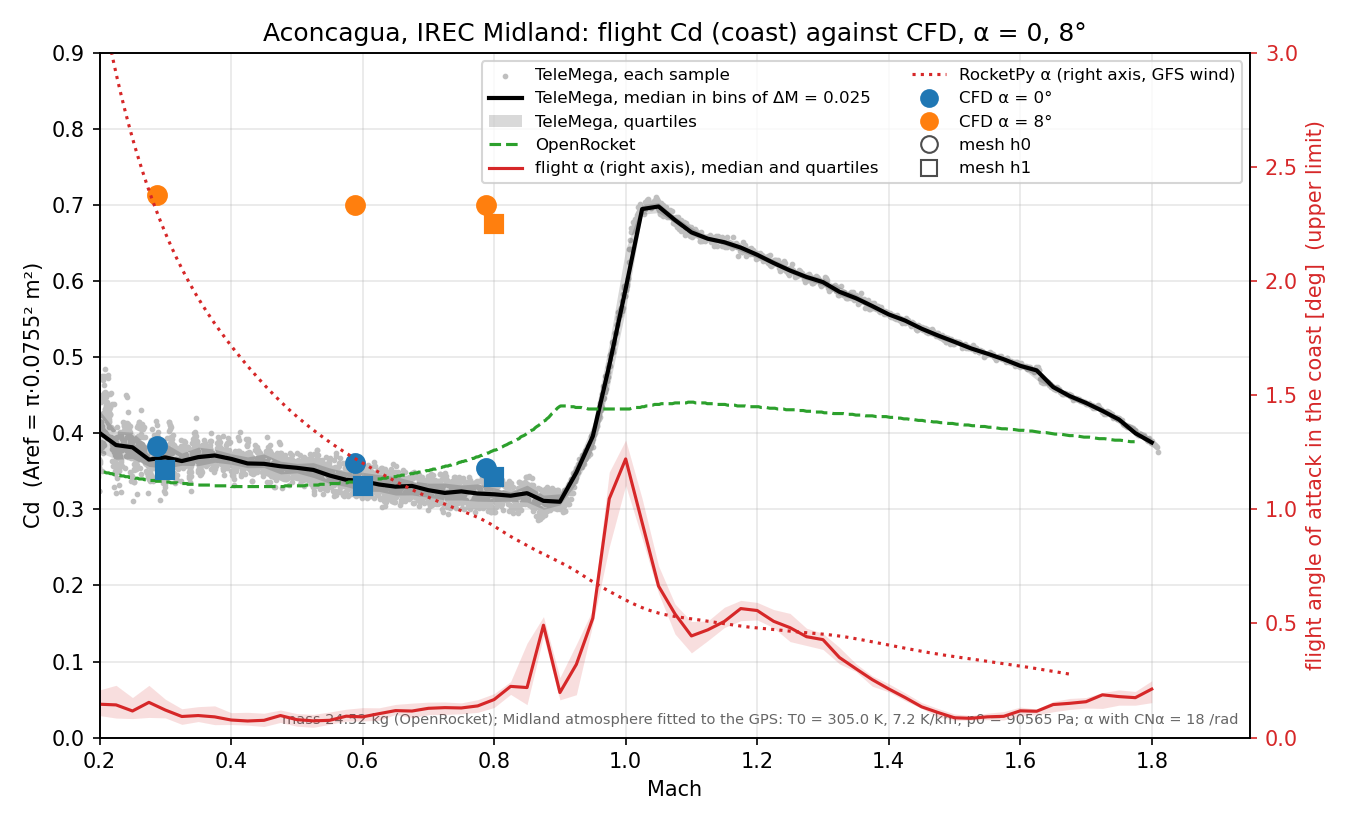

Recreate this plot in Python.
#!/usr/bin/env python3
"""Cd of the IREC flight from the TeleMega, against the CFD runs and OpenRocket.

    cdFlight.py [--csv AconcaguaIREC_TeleMega.csv] [--ork Aconcagua.ork] [--mass <kg>]
                [--runs ~/runs] [--cna 18] [--rocketpy rocket_flight_data.csv] [--out cdFlight.png]

The CSV uses a dot as decimal sign and a comma between fields, with the column
names of the TeleMega export (AltOS); load() stops on a cell outside the
physical limits of LIMITS.  The mass after burnout comes from the OpenRocket
simulation in the .ork file, or from --mass.

Everything else comes from the telemetry:

- Atmosphere of Midland: pad pressure p0 is the mean before launch.  T0 and the
  lapse rate come from fitting p = p0 (1 - L h/T0)^(g/RL) to the GPS height
  above the pad (sqrt(pad_range^2 - pad_dist^2)) against the pressure, on the
  descent, where the baro sees no shock.
- Speed along the path: dV/dt = accel_x - g cos(tilt), integrated from an
  anchor in the subsonic coast where V = (dh/dt from the baro) / cos(tilt).
  The baro and AltOS speed are not used elsewhere: past M 0.8 the static port
  sits behind shocks, and AltOS converts pressure with the ISA.
- Height by integrating V cos(tilt) from the anchor; ambient p and T from that
  height and the fitted profile.
- Drag D = -m accel_x in the coast (accel_x is the axial specific force).
- Angle of attack: the lateral specific force (accel_y, accel_z) is the
  centripetal term w^2 r of the sensor off the axis, fixed in the body, plus the
  aerodynamic normal force N/m.  r and a bias are fitted on the last part of the
  coast (--rfit), where N is small; alpha = m |a_lat - w^2 r - b| / (q Aref CNa),
  with CNa from the CFD.  The sensor noise is in |a_lat|, so alpha is an upper limit.
- RocketPy: the angle of attack of its simulation (GFS forecast wind) is drawn for
  comparison; it is a model, not a measurement.
"""
import argparse
import csv
import glob
import math
import os
import re
import statistics
import xml.etree.ElementTree as ET
import zipfile

import matplotlib
matplotlib.use("Agg")
import matplotlib.pyplot as plt
from matplotlib.lines import Line2D

R, GAMMA, G = 287.05, 1.4, 9.7915
AREF = math.pi * 0.0755 ** 2
COLS = ("time", "state_name", "pressure", "speed", "accel_x", "accel_y", "accel_z",
        "gyro_roll", "tilt", "pad_range", "pad_dist", "nsat")


# Physical limits of a sounding-rocket flight; a value outside them is a unit,
# format or sensor error, not data.
LIMITS = {"time": (-60, 4000), "pressure": (1e4, 1.2e5), "speed": (-400, 1000),
          "accel_x": (-400, 400), "accel_y": (-400, 400), "accel_z": (-400, 400),
          "gyro_roll": (-4000, 4000), "tilt": (0, 180), "pad_range": (0, 5e4),
          "pad_dist": (0, 5e4), "nsat": (0, 40)}


def num(s):
    s = s.strip()
    if "," in s:
        raise ValueError("decimal comma in %r: the CSV must use a dot as decimal sign" % s)
    return float(s) if s else float("nan")


def load(path):
    with open(path, encoding="utf-8") as f:
        r = csv.reader(f)
        head = next(r)
        head[0] = head[0].lstrip("#")
        idx = {k: head.index(k) for k in COLS}
        rows = []
        for line, row in enumerate(r, 2):
            if len(row) <= max(idx.values()):
                continue
            d = {k: (row[i] if k == "state_name" else num(row[i])) for k, i in idx.items()}
            for k, (lo, hi) in LIMITS.items():
                if not lo <= d[k] <= hi:
                    raise ValueError("%s line %d: %s = %g is outside [%g, %g]" % (path, line, k, d[k], lo, hi))
            rows.append(d)
    return rows


def atmosphere(rows):
    pre = [d["pressure"] for d in rows if d["time"] < 0]
    p0 = sum(pre) / len(pre)
    pts, prev = [], None
    for d in rows:
        if d["time"] < 30 or d["nsat"] < 6:
            continue
        k = (d["pad_range"], d["pad_dist"])
        if k != prev and d["pad_range"] > d["pad_dist"]:
            pts.append((math.sqrt(d["pad_range"] ** 2 - d["pad_dist"] ** 2), d["pressure"]))
        prev = k
    best = None
    for T0 in [x * 0.25 for x in range(1160, 1280)]:
        for L in [x * 0.0001 for x in range(40, 95)]:
            e = sum((math.log(p) - math.log(p0 * (1 - L * h / T0) ** (G / (R * L)))) ** 2
                    for h, p in pts)
            if best is None or e < best[0]:
                best = (e, T0, L)
    e, T0, L = best
    return p0, T0, L, math.sqrt(e / len(pts)), len(pts)


def trajectory(rows, atm, tanchor, tend):
    p0, T0, L = atm[:3]

    def h_of_p(p):
        return T0 / L * (1 - (p / p0) ** (R * L / G))

    fl = [d for d in rows if 3.0 <= d["time"] <= tend]
    win = [d for d in fl if abs(d["time"] - tanchor) <= 0.5]
    a = [d for d in win if d["time"] < tanchor - 0.3]
    b = [d for d in win if d["time"] > tanchor + 0.3]
    ta, tb = (sum(d["time"] for d in s) / len(s) for s in (a, b))
    ha, hb = (h_of_p(sum(d["pressure"] for d in s) / len(s)) for s in (a, b))
    i0 = min(range(len(fl)), key=lambda i: abs(fl[i]["time"] - tanchor))
    w0 = (hb - ha) / (tb - ta)
    V = [0.0] * len(fl)
    H = [0.0] * len(fl)
    V[i0] = w0 / math.cos(math.radians(fl[i0]["tilt"]))
    H[i0] = h_of_p(fl[i0]["pressure"])

    def dVdt(d):
        return d["accel_x"] - G * math.cos(math.radians(d["tilt"]))

    for i in range(i0 + 1, len(fl)):
        dt = fl[i]["time"] - fl[i - 1]["time"]
        V[i] = V[i - 1] + 0.5 * (dVdt(fl[i]) + dVdt(fl[i - 1])) * dt
    for i in range(i0 - 1, -1, -1):
        dt = fl[i + 1]["time"] - fl[i]["time"]
        V[i] = V[i + 1] - 0.5 * (dVdt(fl[i]) + dVdt(fl[i + 1])) * dt
    w = [v * math.cos(math.radians(d["tilt"])) for v, d in zip(V, fl)]
    for i in range(i0 + 1, len(fl)):
        H[i] = H[i - 1] + 0.5 * (w[i] + w[i - 1]) * (fl[i]["time"] - fl[i - 1]["time"])
    for i in range(i0 - 1, -1, -1):
        H[i] = H[i + 1] - 0.5 * (w[i] + w[i + 1]) * (fl[i + 1]["time"] - fl[i]["time"])
    out = []
    for d, v, h in zip(fl, V, H):
        T = T0 - L * h
        p = p0 * (T / T0) ** (G / (R * L))
        out.append(dict(t=d["time"], state=d["state_name"], V=v, h=h, T=T, p=p,
                        M=v / math.sqrt(GAMMA * R * T), ax=d["accel_x"], tilt=d["tilt"],
                        ay=d["accel_y"], az=d["accel_z"], wr=math.radians(d["gyro_roll"])))
    return out


def drag(traj, mass, tstart, vmin):
    out = []
    for s in traj:
        if s["t"] < tstart or s["V"] < vmin or s["ax"] >= 0 or s["tilt"] >= 80:
            continue
        rho = s["p"] / (R * s["T"])
        out.append((s["t"], s["M"], -mass * s["ax"] / (0.5 * rho * s["V"] ** 2 * AREF)))
    return out


def fit_line(x, y):
    n, sx, sy = len(x), sum(x), sum(y)
    sxx, sxy = sum(a * a for a in x), sum(a * b for a, b in zip(x, y))
    k = (n * sxy - sx * sy) / (n * sxx - sx * sx)
    return k, (sy - k * sx) / n


def aoa(traj, mass, tstart, rfit, cna):
    coast = [s for s in traj if s["t"] >= tstart and s["state"] in ("fast", "coast")]
    late = [s for s in coast if s["t"] >= rfit]
    w2 = [s["wr"] ** 2 for s in late]
    (ry, by), (rz, bz) = (fit_line(w2, [s[k] for s in late]) for k in ("ay", "az"))
    out = []
    for s in coast:
        lat = math.hypot(s["ay"] - ry * s["wr"] ** 2 - by, s["az"] - rz * s["wr"] ** 2 - bz)
        q = 0.5 * s["p"] / (R * s["T"]) * s["V"] ** 2
        out.append((s["t"], s["M"], math.degrees(mass * lat / (q * AREF * cna))))
    return out, math.hypot(ry, rz)


def rocketpy(path, tstart):
    with open(path, encoding="utf-8") as f:
        r = csv.reader(f)
        head = next(r)
        it, ih = head.index("# Time (s)"), head.index("Altitude AGL (m)")
        im, ia = head.index("Mach Number"), head.index("Angle of Attack (°)")
        rows = [[float(x) for x in row] for row in r]
    top = max(row[ih] for row in rows)
    tapo = next(row[it] for row in rows if row[ih] == top)
    return [(row[im], row[ia]) for row in rows if tstart <= row[it] <= tapo]


def binned(pts, width):
    bins = {}
    for _, m, cd in pts:
        bins.setdefault(round(m / width), []).append(cd)
    res = []
    for k in sorted(bins):
        v = sorted(bins[k])
        if len(v) >= 5:
            q = statistics.quantiles(v, n=4)
            res.append((k * width, statistics.median(v), q[0], q[2], len(v)))
    return res


def cfd(runs):
    out = []
    for d in sorted(glob.glob(os.path.join(runs, "*-a[0-9][0-9]-*"))):
        info = os.path.join(d, "run.info")
        coef = glob.glob(os.path.join(d, "postProcessing/forceCoeffs1/*/coefficient.dat"))
        if not os.path.exists(info) or not coef:
            continue
        txt = open(info).read()
        opts = re.search(r'options\s+"([^"]*)"', txt).group(1)
        minf = float(re.search(r"--Minf (\S+)", opts).group(1))
        mesh = re.search(r"--mesh (\S+)", opts).group(1).rstrip("/").split("/")[-1]
        solver = re.search(r"--solver (\S+)", opts)
        solver = solver.group(1) if solver else "central"
        alpha = re.search(r"--alpha (\S+)", opts)
        alpha = float(alpha.group(1)) if alpha else 0.0
        cd = [float(l.split()[1]) for l in open(max(coef, key=lambda p: float(p.split(os.sep)[-2]))) if l.strip() and not l.startswith("#")]
        if len(cd) < 20 or "status      ok" not in txt:
            continue
        out.append((os.path.basename(d), minf, alpha, mesh, solver, statistics.mean(cd[-20:])))
    return out


def openrocket(path):
    with zipfile.ZipFile(path) as z:
        name = [n for n in z.namelist() if n.endswith(".ork")][0]
        root = ET.fromstring(z.read(name))
    sim = next(root.iter("simulation"))
    burnout = min(float(e.get("time")) for e in sim.iter("event") if e.get("type") == "burnout")
    apogee = min(float(e.get("time")) for e in sim.iter("event") if e.get("type") == "apogee")
    br = next(sim.iter("databranch"))
    types = br.get("types").split(",")
    it, im, ic = types.index("Time"), types.index("Mach number"), types.index("Drag coefficient")
    imass = types.index("Mass")
    pts, mass = [], None
    for p in br.iter("datapoint"):
        v = p.text.split(",")
        if burnout < float(v[it]) < apogee:
            pts.append((float(v[im]), float(v[ic])))
            if mass is None:
                mass = float(v[imass])
    return sorted(pts), mass


def main():
    here = os.path.dirname(os.path.abspath(__file__))
    ap = argparse.ArgumentParser()
    ap.add_argument("--csv", default=os.path.join(here, "AconcaguaIREC_TeleMega.csv"))
    ap.add_argument("--mass", type=float, help="mass after burnout [kg]; default: from --ork")
    ap.add_argument("--runs", default=os.path.expanduser("~/runs"))
    ap.add_argument("--ork", default=os.path.join(here, "Aconcagua.ork"))
    ap.add_argument("--vmin", type=float, default=60)
    ap.add_argument("--tstart", type=float, default=4.0)
    ap.add_argument("--tanchor", type=float, default=18.0)
    ap.add_argument("--rfit", type=float, default=22.0, help="start of the coast fit of r and bias [s]")
    ap.add_argument("--cna", type=float, default=18.0, help="CN-alpha [1/rad], CFD M 0.3-0.8")
    ap.add_argument("--alphas", type=lambda s: [float(x) for x in s.split(",")], default=[0.0, 8.0])
    ap.add_argument("--rocketpy", default=os.path.join(here, "rocket_flight_data.csv"),
                    help="RocketPy flight export with the angle of attack (optional)")
    ap.add_argument("--out", default=os.path.join(here, "cdFlight.png"))
    a = ap.parse_args()
    ork, ork_mass = openrocket(a.ork) if os.path.exists(a.ork) else ([], None)
    if a.mass is None:
        if ork_mass is None:
            ap.error("give --mass, or an --ork file with a simulation")
        a.mass = ork_mass
    print("mass after burnout: %.2f kg" % a.mass)

    rows = load(a.csv)
    atm = atmosphere(rows)
    p0, T0, L, rms, n = atm
    print("Midland: p0 %.0f Pa (pad, before launch), T0 %.2f K, lapse %.2f K/km "
          "(%d GPS points, rms ln p %.4f)" % (p0, T0, L * 1000, n, rms))
    gps_apo = max((math.sqrt(d["pad_range"] ** 2 - d["pad_dist"] ** 2), d["time"])
                  for d in rows if 30 < d["time"] < 45 and d["nsat"] >= 6
                  and d["pad_range"] > d["pad_dist"])
    traj = trajectory(rows, atm, a.tanchor, gps_apo[1])
    top = max(traj, key=lambda s: s["h"])
    print("check: integrated apogee %.0f m at t %.2f;  GPS %.0f m at t %.2f" % (
        top["h"], top["t"], gps_apo[0], gps_apo[1]))

    print("\nsweep conditions in the coast (Midland atmosphere):")
    print("%5s %7s %8s %9s %8s" % ("M", "t [s]", "h pad", "pInf", "Tinf"))
    for m in (1.8, 1.2, 0.8, 0.6, 0.3):
        s = min((s for s in traj if s["t"] >= a.tstart), key=lambda s: abs(s["M"] - m))
        print("%5.1f %7.2f %8.0f %9.0f %8.2f" % (m, s["t"], s["h"], s["p"], s["T"]))

    tel = drag(traj, a.mass, a.tstart, a.vmin)
    bins = binned(tel, 0.025)
    att, rsens = aoa(traj, a.mass, a.tstart, a.rfit, a.cna)
    abins = binned(att, 0.025)
    print("\nsensor radius from the lateral acceleration: %.1f cm" % (rsens * 100))
    print("%5s %9s %9s" % ("M", "alpha med", "alpha p75"))
    for m in (1.8, 1.5, 1.2, 1.05, 1.0, 0.9, 0.8, 0.6, 0.4, 0.3, 0.2):
        b = min(abins, key=lambda b: abs(b[0] - m))
        print("%5.2f %8.2f° %8.2f°" % (b[0], b[1], b[3]))
    runs = [r for r in cfd(a.runs) if r[2] in a.alphas]

    fig, ax = plt.subplots(figsize=(9, 5.5))
    ax.scatter([m for _, m, _ in tel], [c for _, _, c in tel], s=3, color="0.75",
               label="TeleMega, each sample")
    ax.plot([b[0] for b in bins], [b[1] for b in bins], color="k", lw=2,
            label="TeleMega, median in bins of ΔM = 0.025")
    ax.fill_between([b[0] for b in bins], [b[2] for b in bins], [b[3] for b in bins],
                    color="k", alpha=0.15, lw=0, label="TeleMega, quartiles")
    if ork:
        ax.plot([m for m, _ in ork], [c for _, c in ork], color="tab:green", lw=1.5,
                ls="--", label="OpenRocket")
    marker = {"h0": "o", "h1": "s", "h2": "D", "h3": "^"}
    color = {0: "tab:blue", 4: "tab:purple", 8: "tab:orange", 16: "tab:red"}
    shift = {"h0": -0.012, "h1": 0.0, "h2": 0.012, "h3": 0.024}
    for name, m, al, mesh, solver, cd in runs:
        hollow = m > 1 and solver == "pimple"
        col = color.get(int(al), "k")
        ax.plot(m + shift.get(mesh, 0), cd, marker.get(mesh, "x"), ms=8,
                mfc="none" if hollow else col, mec=col, mew=2, ls="none")
    ax2 = ax.twinx()
    ax2.plot([b[0] for b in abins], [b[1] for b in abins], color="tab:red", lw=1.5,
             label="flight α (right axis), median")
    ax2.fill_between([b[0] for b in abins], [b[2] for b in abins], [b[3] for b in abins],
                     color="tab:red", alpha=0.15, lw=0)
    rp = rocketpy(a.rocketpy, a.tstart) if os.path.exists(a.rocketpy) else []
    if rp:
        ax2.plot([m for m, _ in rp], [x for _, x in rp], color="tab:red", lw=1.5, ls=":")
    ax2.set_ylim(0, 3)
    ax2.set_ylabel("flight angle of attack in the coast [deg]  (upper limit)", color="tab:red")
    ax2.tick_params(axis="y", colors="tab:red")
    handles, labels = ax.get_legend_handles_labels()
    handles.append(Line2D([], [], color="tab:red", lw=1.5))
    labels.append("flight α (right axis), median and quartiles")
    if rp:
        handles.append(Line2D([], [], color="tab:red", lw=1.5, ls=":"))
        labels.append("RocketPy α (right axis, GFS wind)")
    for al in sorted({int(r[2]) for r in runs}):
        handles.append(Line2D([], [], color=color.get(al, "k"), marker="o", ls="none", ms=8))
        labels.append("CFD α = %d°" % al)
    for mesh in sorted({r[3] for r in runs}):
        handles.append(Line2D([], [], color="0.3", marker=marker.get(mesh, "x"), ls="none",
                              mfc="none", ms=8))
        labels.append("mesh %s" % mesh)
    if any(r[1] > 1 and r[4] == "pimple" for r in runs):
        handles.append(Line2D([], [], color="0.3", marker="o", ls="none", mfc="none", mew=2, ms=8))
        labels.append("hollow: supersonic pimple (start run only)")
    ax.set_xlabel("Mach")
    ax.set_ylabel("Cd  (Aref = π·0.0755² m²)")
    ax.set_title("Aconcagua, IREC Midland: flight Cd (coast) against CFD, α = %s°"
                 % ", ".join("%g" % x for x in a.alphas))
    ax.set_xlim(0.2, 1.95)
    ax.set_ylim(0, 0.9)
    ax.grid(alpha=0.3)
    ax.legend(handles, labels, fontsize=8, loc="upper right", ncol=2)
    ax.text(0.99, 0.02, "mass %.2f kg (OpenRocket); Midland atmosphere fitted to the GPS: "
            "T0 = %.1f K, %.1f K/km, p0 = %.0f Pa; α with CNα = %g /rad" % (a.mass, T0, L * 1000, p0, a.cna),
            transform=ax.transAxes, ha="right", fontsize=7, color="0.4")
    fig.tight_layout()
    fig.savefig(a.out, dpi=150)

    print("\n%-20s %5s %5s %4s %8s %8s %8s %7s" % (
        "case", "M", "alpha", "mesh", "CFD", "flight", "OR", "CFD/fl"))
    for name, m, al, mesh, solver, cd in runs:
        near = [b[1] for b in bins if abs(b[0] - m) < 0.0126]
        orv = min(ork, key=lambda p: abs(p[0] - m))[1] if ork else float("nan")
        fl = near[0] if near else float("nan")
        print("%-20s %5.2f %5.0f %4s %8.3f %8.3f %8.3f %7.2f" % (
            name, m, al, mesh, cd, fl, orv, cd / fl))
    print("wrote", a.out)


if __name__ == "__main__":
    main()
